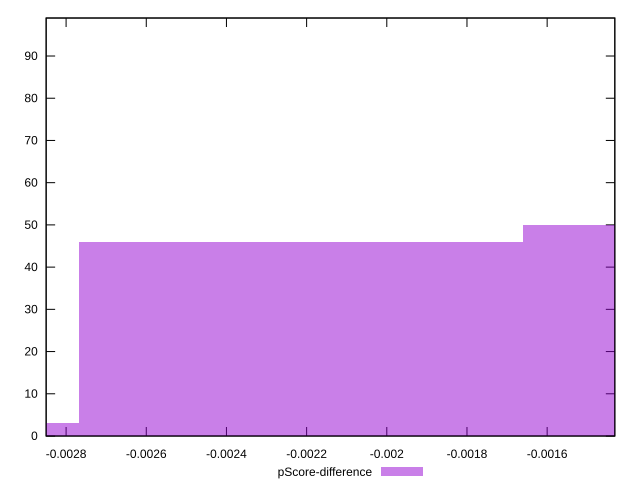

Reproduce this figure in gnuplot.
reset

$pScoreDifference <<EOF
-0.0011070565896552152 50
-0.0022141131793104304 46
-0.0033211697689656456 3
EOF

set key outside below
set boxwidth 0.0011070565896552152
set xrange [-0.002849768364903249:-0.0014311879479860234]
set yrange [0:99]
set trange [0:99]
set style fill transparent solid 0.5 noborder
set terminal svg size 640, 490 enhanced background rgb 'white'
set output "reports/report_00030_2021-02-24T20-42-31.540Z/interactive/samples/card/pScore-difference/histogram.svg"

plot $pScoreDifference title "pScore-difference" with boxes

reset
